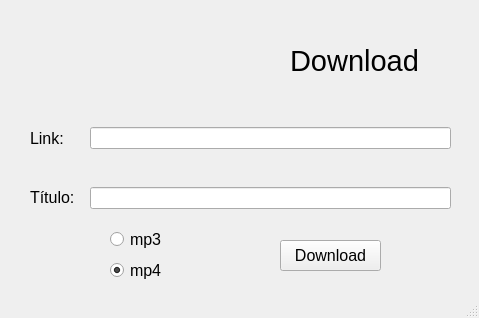
<?xml version="1.0" encoding="UTF-8"?>
<ui version="4.0">
 <class>MainWindow</class>
 <widget class="QMainWindow" name="MainWindow">
  <property name="geometry">
   <rect>
    <x>0</x>
    <y>0</y>
    <width>479</width>
    <height>318</height>
   </rect>
  </property>
  <property name="windowTitle">
   <string>MainWindow</string>
  </property>
  <widget class="QWidget" name="centralwidget">
   <widget class="QPushButton" name="btDownload">
    <property name="geometry">
     <rect>
      <x>280</x>
      <y>240</y>
      <width>101</width>
      <height>31</height>
     </rect>
    </property>
    <property name="font">
     <font>
      <pointsize>12</pointsize>
     </font>
    </property>
    <property name="text">
     <string>Download</string>
    </property>
   </widget>
   <widget class="QLabel" name="label">
    <property name="geometry">
     <rect>
      <x>30</x>
      <y>130</y>
      <width>49</width>
      <height>16</height>
     </rect>
    </property>
    <property name="font">
     <font>
      <pointsize>12</pointsize>
     </font>
    </property>
    <property name="text">
     <string>Link:</string>
    </property>
   </widget>
   <widget class="QLabel" name="label_2">
    <property name="geometry">
     <rect>
      <x>30</x>
      <y>189</y>
      <width>49</width>
      <height>16</height>
     </rect>
    </property>
    <property name="font">
     <font>
      <pointsize>12</pointsize>
     </font>
    </property>
    <property name="text">
     <string>Título:</string>
    </property>
   </widget>
   <widget class="QLineEdit" name="txtLink">
    <property name="geometry">
     <rect>
      <x>90</x>
      <y>127</y>
      <width>361</width>
      <height>22</height>
     </rect>
    </property>
    <property name="font">
     <font>
      <pointsize>10</pointsize>
     </font>
    </property>
   </widget>
   <widget class="QLineEdit" name="txtTitulo">
    <property name="geometry">
     <rect>
      <x>90</x>
      <y>187</y>
      <width>361</width>
      <height>22</height>
     </rect>
    </property>
    <property name="font">
     <font>
      <pointsize>10</pointsize>
     </font>
    </property>
   </widget>
   <widget class="QLabel" name="label_3">
    <property name="geometry">
     <rect>
      <x>290</x>
      <y>30</y>
      <width>141</width>
      <height>61</height>
     </rect>
    </property>
    <property name="font">
     <font>
      <pointsize>22</pointsize>
     </font>
    </property>
    <property name="text">
     <string>Download</string>
    </property>
   </widget>
   <widget class="QLabel" name="label_4">
    <property name="geometry">
     <rect>
      <x>30</x>
      <y>17</y>
      <width>241</width>
      <height>91</height>
     </rect>
    </property>
    <property name="text">
     <string>&lt;html&gt;&lt;head/&gt;&lt;body&gt;&lt;p&gt;&lt;img src=&quot;:/youtube/youtube.png&quot;/&gt;&lt;/p&gt;&lt;/body&gt;&lt;/html&gt;</string>
    </property>
   </widget>
   <widget class="QWidget" name="layoutWidget">
    <property name="geometry">
     <rect>
      <x>110</x>
      <y>227</y>
      <width>111</width>
      <height>58</height>
     </rect>
    </property>
    <layout class="QVBoxLayout" name="verticalLayout">
     <item>
      <widget class="QRadioButton" name="rbMp3">
       <property name="font">
        <font>
         <pointsize>12</pointsize>
        </font>
       </property>
       <property name="text">
        <string>mp3</string>
       </property>
       <property name="checked">
        <bool>false</bool>
       </property>
      </widget>
     </item>
     <item>
      <widget class="QRadioButton" name="rbMp4">
       <property name="font">
        <font>
         <pointsize>12</pointsize>
        </font>
       </property>
       <property name="text">
        <string>mp4</string>
       </property>
       <property name="checked">
        <bool>true</bool>
       </property>
      </widget>
     </item>
    </layout>
   </widget>
  </widget>
  <widget class="QStatusBar" name="statusbar"/>
 </widget>
 <resources>
  <include location="YouTube.qrc"/>
 </resources>
 <connections/>
</ui>
